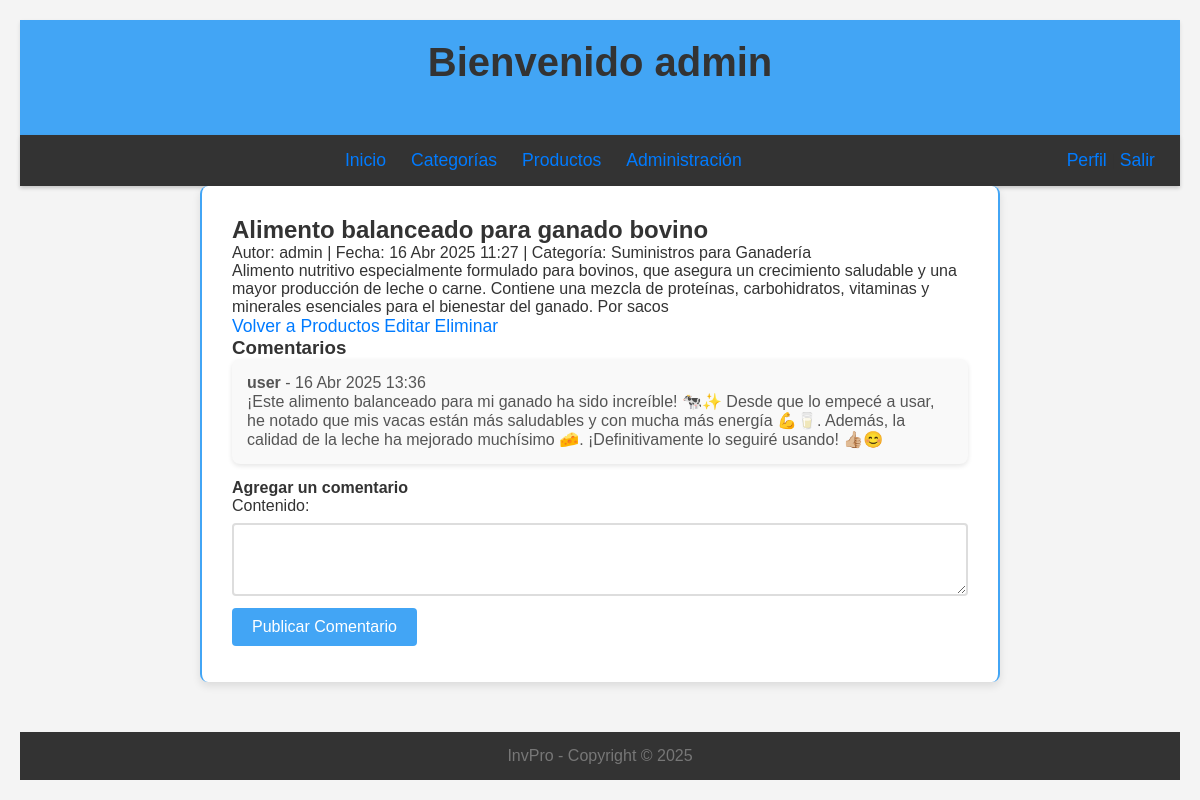
Screenshot of /producto/1/ (signed in) with the database file from the repository.
### producto/models.py (models this page shows, shortened)
class Producto(models.Model):
    nombre = models.CharField(max_length=200)
    descripcion = models.TextField()
    precio = models.DecimalField(max_digits=10, decimal_places=2)
    cantidad = models.IntegerField()
    autor = models.ForeignKey(User, on_delete=models.CASCADE)  # Relación con usuario (quién maneja el producto)
    categoria = models.ForeignKey(Categoria, on_delete=models.SET_NULL, null=True, blank=True)  # Relación con categoría
    created_at = models.DateTimeField(auto_now_add=True)
    updated_at = models.DateTimeField(auto_now=True)

class Categoria(models.Model):
    nombre = models.CharField(max_length=100, unique=True)
    class Meta:
        verbose_name = "Categoría"
        verbose_name_plural = "Categorías"

class Comentario(models.Model):
    producto = models.ForeignKey(Producto, on_delete=models.CASCADE, related_name="comentarios")  # Relación con producto
    autor = models.ForeignKey(User, on_delete=models.CASCADE)  # Relación con usuario (quién comenta)
    contenido = models.TextField()
    created_at = models.DateTimeField(auto_now_add=True)

### producto/views.py (the view, shortened to what this page needs)
# urls.py: path('producto/<int:producto_id>/', views.detalle_producto, name='detalle_producto'),  # Detalle de producto
def detalle_producto(request, producto_id):
    producto = get_object_or_404(Producto, id=producto_id)
    comentarios = producto.comentarios.all().order_by('-created_at')  # Trae todos los comentarios ordenados por fecha
    form = ComentarioForm()
    return render(request, 'producto/detalle_producto.html', {
        'producto': producto,
        'comentarios': comentarios,
        'form': form
    })

### producto/forms.py
class ComentarioForm(forms.ModelForm):
    class Meta:
        model = Comentario
        fields = ['contenido']  # Asegúrate de que tu modelo Comentario tenga este campo
        widgets = {
            'contenido': forms.Textarea(attrs={'rows': 3, 'cols': 40}),
        }

### producto/templates/producto/detalle_producto.html (shortened to what this page needs)
{% extends 'producto/base.html' %}
{% load static %}
{% block extra_head %}
<link rel="stylesheet" href="{% static 'producto/css/detalle_producto.css' %}">
{% endblock extra_head %}
{% block content %}
<div class="detalle-producto">
    <h2 class="producto-title">{{ producto.nombre }}</h2>
    <p class="producto-meta">
        Autor: {{ producto.autor.username }} |
        Fecha: {{ producto.created_at|date:"d M Y H:i" }} |
        Categoría: {{ producto.categoria.nombre|default:"Sin categoría" }}
    </p>
    <div class="producto-contenido">
        {{ producto.descripcion }}
    </div>
    <div class="producto-actions">
        {% if user.is_authenticated %}
            <a href="{% url 'productos' %}" class="btn-volver">Volver a Productos</a>
            {% if user == producto.autor or user.is_superuser %}
                <a href="{% url 'editar_producto' producto.id %}" class="btn-editar">Editar</a>
                <a href="{% url 'borrar_producto' producto.id %}" class="btn-eliminar">Eliminar</a>
            {% endif %}
        {% else %}
            <a href="{% url 'index' %}" class="btn-volver">Volver al Inicio</a>
        {% endif %}
    </div>
</div>
<div class="comentarios-section">
    <h3>Comentarios</h3>
    {% for comentario in comentarios %}
        <div class="comentario">
            <p><strong>{{ comentario.autor.username }}</strong> - {{ comentario.created_at|date:"d M Y H:i" }}</p>
            <p>{{ comentario.contenido }}</p>
        </div>
    {% empty %}
        <p>No hay comentarios aún.</p>
    {% endfor %}
    {% if user.is_authenticated %}
        <h4>Agregar un comentario</h4>
        <form method="post">
            {{ form.as_p }}
            <button type="submit" class="btn-comentar">Publicar Comentario</button>
        </form>
    {% endif %}
</div>
{% endblock %}

### producto/templates/producto/base.html (shortened to what this page needs)
{% load static %}
<!DOCTYPE html>
<html lang="es">
<head>
    <link rel="stylesheet" href="{% static 'producto/css/base.css' %}">
    {% block extra_head %}
    {% endblock extra_head %}
</head>
<body>
    <main>
        <header class="header-container">
            <div class="header-content">
                {% if user.is_authenticated %}
                <h1 class="user-welcome">Bienvenido {{ user.username }}</h1>
                {% else %}
                <h1 class="site-title">InvPro - Inventario De Productos</h1>
                {% endif %}
            </div>
        </header>
        <nav id="navbar">
            <ul>
                <li><a href="{% url 'index' %}">Inicio</a></li>
                {% if user.is_authenticated %}
                <li><a href="{% url 'categorias' %}">Categorías</a></li>
                {% if user.is_staff or user.is_superuser %}
                <li><a href="{% url 'productos' %}">Productos</a></li>
                {% endif %}
                {% endif %}
                {% if user.is_staff or user.is_superuser %}
                <li><a href="{% url 'admin:index' %}">Administración</a></li>
                {% endif %}
            </ul>
            <div class="nav-auth">
                {% if user.is_authenticated %}
                <p>
                    <a href="{% url 'perfil' %}">Perfil</a> |
                    <a class="nav-link" href="#" onClick="document.getElementById('logoutform').submit()">Salir</a>
                </p>
                {% else %}
                <a href="{% url 'login' %}">Iniciar Sesión</a>
                {% endif %}
            </div>
        </nav>
        <section class="page_content">
            {% block content %}
            {% endblock content %}
        </section>
        <footer>
            <p>InvPro - Copyright © 2025</p>
        </footer>
    </main>
</body>
</html>

### producto/static/producto/css/base.css (style rules this page uses)
html, body { height: 100%; margin: 0; font-family: 'Segoe UI', Tahoma, Geneva, Verdana, sans-serif; }
body { display: flex; flex-direction: column; background-color: #f4f4f9; }
main { flex: 1; display: flex; flex-direction: column; }
header { padding: 20px; background-color: #42a5f5; text-align: center; color: white; box-shadow: 0 2px 4px rgba(0, 0, 0, 0.1); }
#navbar { display: flex; justify-content: space-between; padding: 15px 25px; background-color: #333; box-shadow: 0 2px 4px rgba(0, 0, 0, 0.2); }
#navbar ul { display: flex; list-style: none; margin: auto; }
#navbar ul li { margin-right: 25px; }
#navbar div { display: flex; align-items: center; }
a { text-decoration: none; color: #ffffff; font-size: 1.1em; transition: color 0.3s ease; }
.page_content { padding: 30px; flex: 1; margin: 0 15vw; border-left: 2px solid #42a5f5; border-right: 2px solid #42a5f5; background-color: #ffffff; box-shadow: 0 4px 8px rgba(0, 0, 0, 0.1); border-radius: 8px; }
footer { text-align: center; padding: 15px; background-color: #333; color: white; font-size: 1em; }
footer p { margin: 0; }
button { background-color: #42a5f5; color: white; font-size: 1em; padding: 10px 20px; border: none; border-radius: 4px; cursor: pointer; transition: background-color 0.3s ease; }
input[type="text"], input[type="email"], input[type="password"], textarea { width: 100%; padding: 12px; margin: 8px 0; border: 2px solid #ddd; border-radius: 4px; box-sizing: border-box; transition: border 0.3s ease; }

### producto/static/producto/css/detalle_producto.css (style rules this page uses)
* { margin: 0; padding: 0; box-sizing: border-box; }
body { font-family: Arial, sans-serif; background-color: #f4f4f4; color: #333; display: flex; justify-content: center; align-items: flex-start; min-height: 100vh; padding: 20px; }
h1 { font-size: 2.5em; color: #333; margin-bottom: 30px; text-align: center; }
.comentario { background-color: #f9f9f9; padding: 15px; margin-bottom: 15px; border-radius: 8px; box-shadow: 0 2px 5px rgba(0, 0, 0, 0.1); }
.comentario p { font-size: 1em; color: #555; }
footer { margin-top: 50px; text-align: center; font-size: 1em; color: #777; }
a { color: #007bff; text-decoration: none; }

### rows the page displays
Producto: nombre "Alimento balanceado para ganado bovino", autor.username "admin", created_at "16 Abr 2025 11:27", categoria.nombre "Suministros para Ganadería", descripcion "Alimento nutritivo especialmente formulado para bovinos, que asegura un crecimiento saludable y una mayor producción de leche o carne. Contiene una mezcla de proteínas, carbohidratos, vitaminas y minerales esenciales para el bienestar del ganado. Por sacos"
Comentario: autor.username "user", created_at "16 Abr 2025 13:36", contenido "¡Este alimento balanceado para mi ganado ha sido increíble! 🐄✨ Desde que lo empecé a usar, he notado que mis vacas están más saludables y con mucha más energía 💪🥛. Además, la calidad de la leche ha mejorado muchísimo 🧀. ¡Definitivamente lo seguiré usando! 👍🏼😊"

### other values shown
{{ user.username }} "admin"
